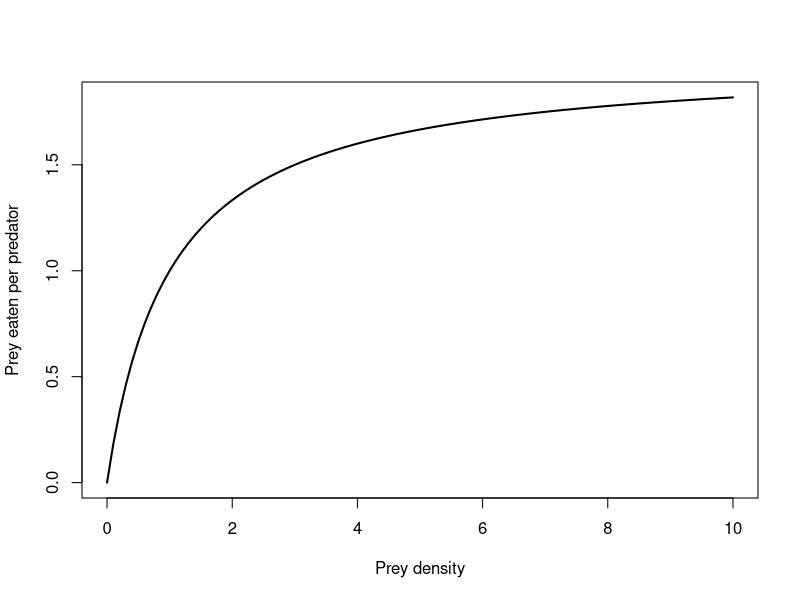
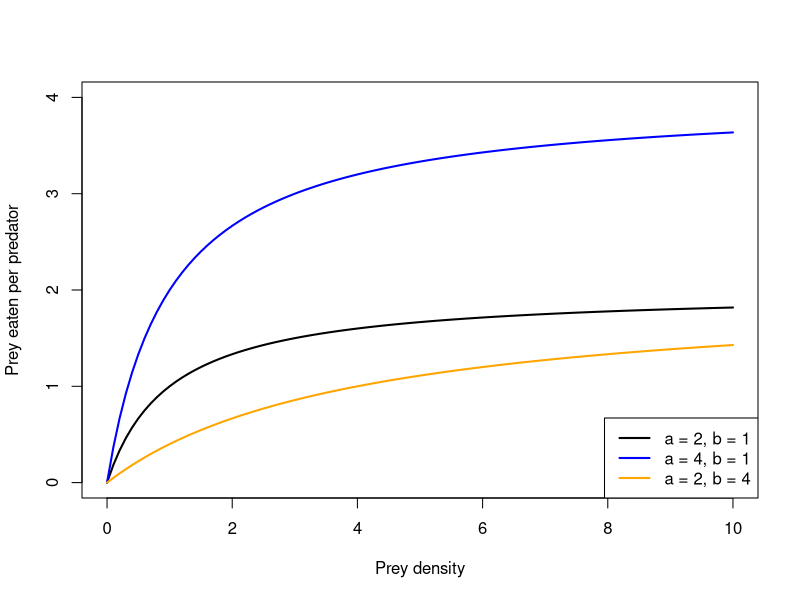
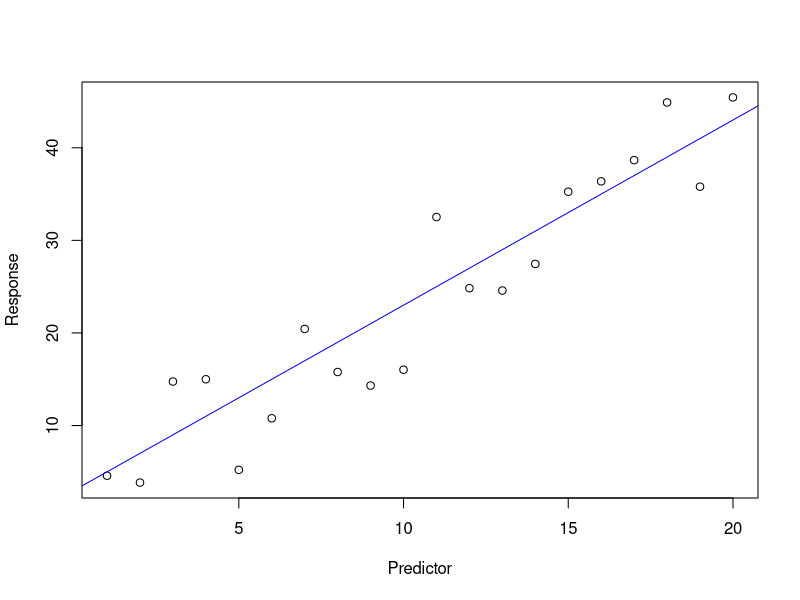
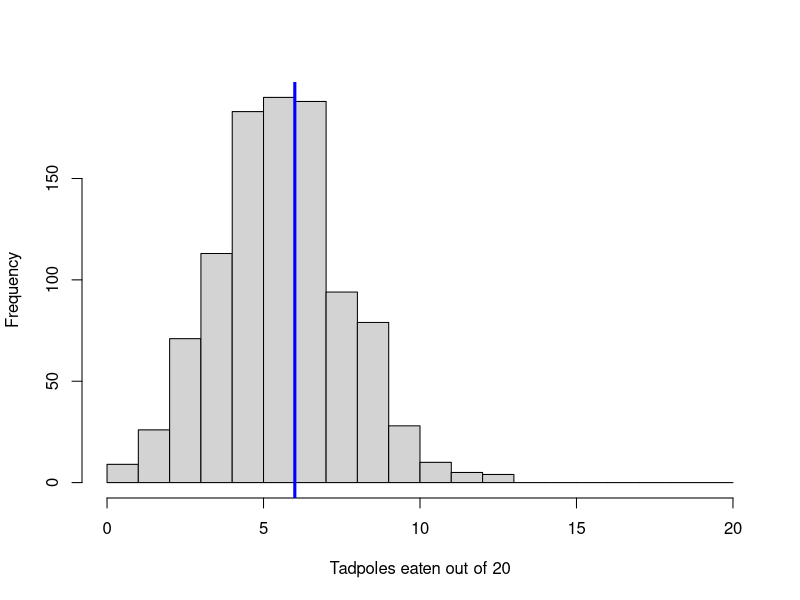
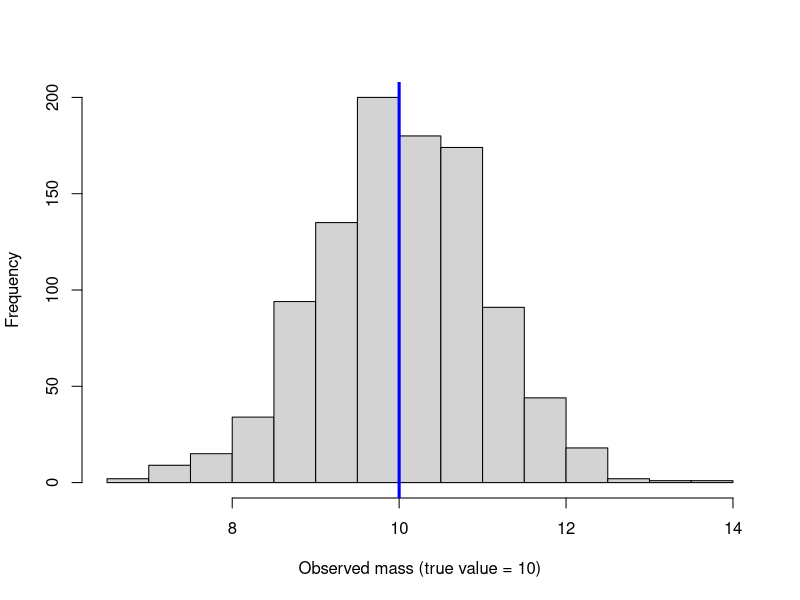
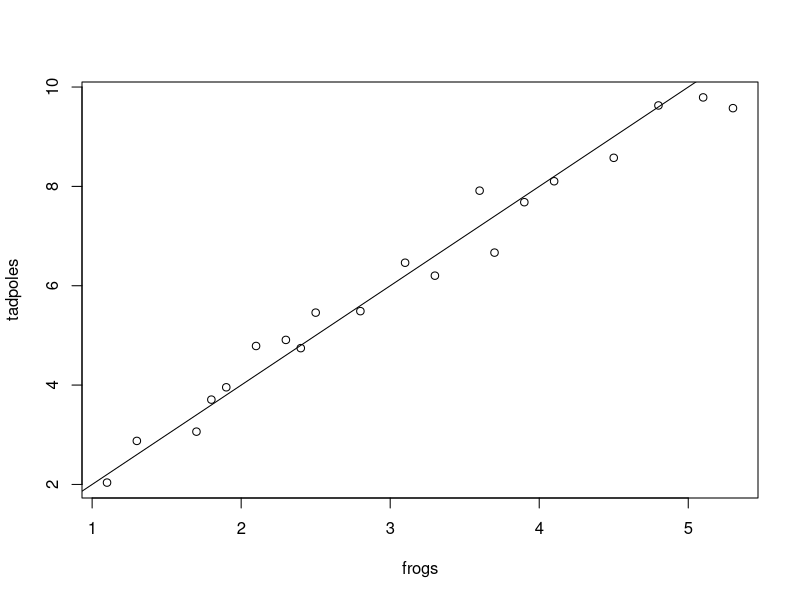
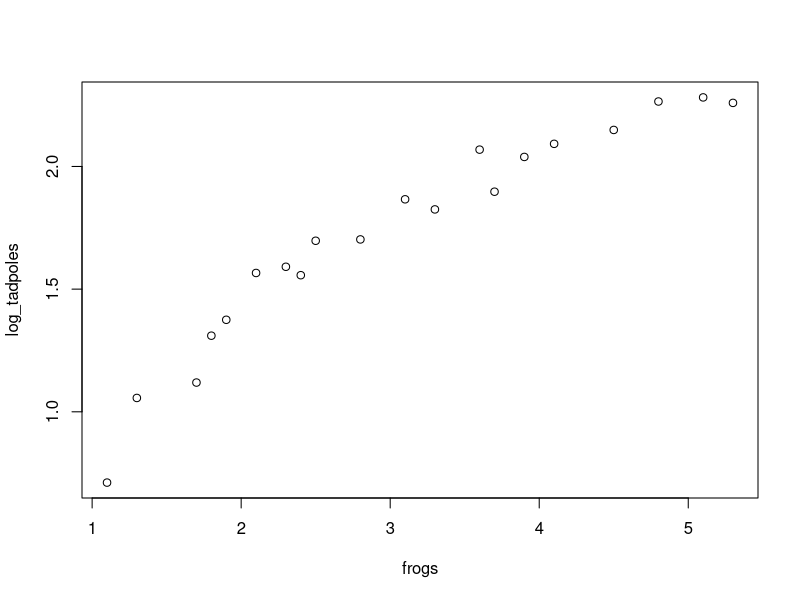
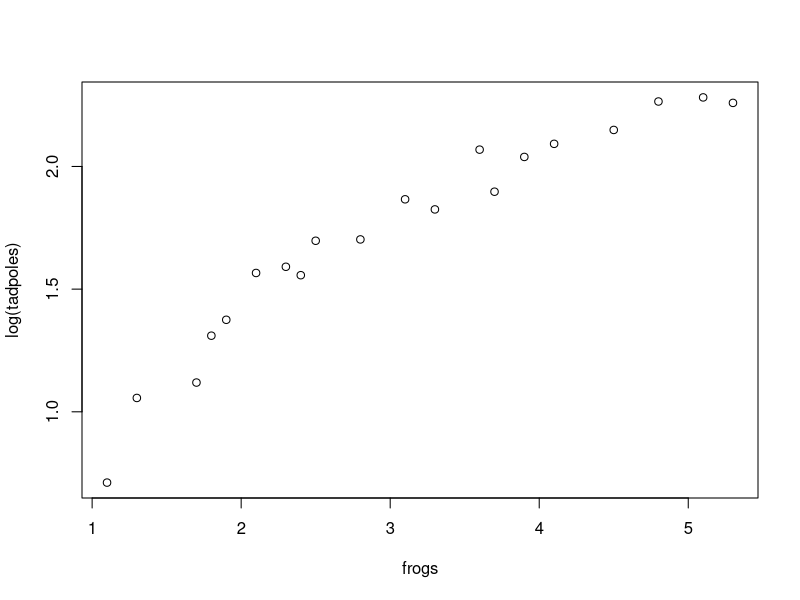

Write R code to recreate these figures, in order.
# Code for chapter 1 examples
#############################

# Covers lectures 2 and 3.
# Chapter 1 is mostly conceptual, so most of this is either
# illustrating an idea from the text or working through the R supplement (1.7).


# begin lecture 2 ---------------------------------------------------------


# A shape you've seen before ----------------------------------------------

  # Section 1.3 uses this curve to make a point about mechanistic vs.
  # phenomenological models.  Let's just look at the shape first.

    curve(2 * x / (1 + x),
          from = 0,
          to = 10,
          lwd = 2,
          xlab = "Prey density",
          ylab = "Prey eaten per predator")

  # Where else in biology have you seen a curve that starts at zero,
  # rises steeply, and then levels off?


# Same curve, two justifications ------------------------------------------

  # The equation is f(x) = ax / (b + x)
  # Written as a function so we can change a and b:

    holling2 <- function(x, a, b){

      a * x / (b + x)

    }

  # a is roughly the attack rate, b is related to handling time.
  # Try changing them and see what each one does to the shape.

    curve(holling2(x, a = 2, b = 1), from = 0, to = 10,
          lwd = 2, ylim = c(0, 4),
          xlab = "Prey density", ylab = "Prey eaten per predator")

    curve(holling2(x, a = 4, b = 1), from = 0, to = 10,
          lwd = 2, col = "blue", add = TRUE)

    curve(holling2(x, a = 2, b = 4), from = 0, to = 10,
          lwd = 2, col = "orange", add = TRUE)

    legend("bottomright",
           legend = c("a = 2, b = 1", "a = 4, b = 1", "a = 2, b = 4"),
           col = c("black", "blue", "orange"),
           lwd = 2)

  # Which parameter sets the height of the asymptote?
  # Which one sets how fast we get there?

  # Note that nothing above tells you WHY you picked this curve.
  # That choice is what makes it mechanistic or phenomenological.
  # We'll come back to curves like this in chapter 3, and we'll fit
  # this one to real tadpole predation data in chapter 7.


# The same shape, for a completely different reason ------------------------

  # A straight line makes the same point with less machinery:

    x_vec <- 1:20
    y_vec <- 3 + 2 * x_vec + rnorm(n = 20, mean = 0, sd = 4)

    plot(x = x_vec, y = y_vec,
         xlab = "Predictor", ylab = "Response")

    abline(a = 3, b = 2, col = "blue")

  # Phenomenological: the scatterplot looked straight.
  # Mechanistic: you expect a constant per-unit rate of change.
  # Same line either way.


# Three kinds of variability ----------------------------------------------

  # Section 1.3.2 splits randomness into measurement error,
  # demographic stochasticity, and environmental stochasticity.

  # Demographic stochasticity: identical units, different outcomes.
  # Twenty tadpoles, each with a 30% chance of being eaten.
  # Run this line several times -- the answer changes every time.

    rbinom(n = 1, size = 20, prob = 0.3)

  # Do it 1000 times to see the spread:

    eaten <- rbinom(n = 1000, size = 20, prob = 0.3)

    hist(eaten,
         breaks = 0:20,
         main = "",
         xlab = "Tadpoles eaten out of 20")

    abline(v = 20 * 0.3, col = "blue", lwd = 3)

  # Nothing about the tadpoles or the predator changed between runs.
  # The variation is in the process itself.

  # Measurement error: the truth is fixed, our observation of it isn't.

    true_mass <- 10

    observed_mass <- true_mass + rnorm(n = 1000, mean = 0, sd = 1)

    hist(observed_mass,
         main = "",
         xlab = "Observed mass (true value = 10)")

    abline(v = true_mass, col = "blue", lwd = 3)

  # Both histograms have spread, but they mean different things.
  # If we mis-measure a population it is still there next year.
  # If a predator eats it, it isn't.


# begin lecture 3 ---------------------------------------------------------


# R supplement (1.7): the basics ------------------------------------------

  # Bolker's chapter 1 supplement is about getting R working.
  # We installed everything last time, so here's the sample session.

  # R as a calculator

    2 * 8

    sqrt(25)

  # Assignment.  The book uses "=", but "<-" is the more common style
  # and is what we'll use in this course.

    x <- sqrt(36)

    x

  # Note that R doesn't print anything when you assign.
  # Typing the object's name is what prints it.


# Getting help ------------------------------------------------------------

    ?sqrt              # help page for a specific function

    example(sqrt)      # run the examples from that help page

    help.search("correlation")   # search for a topic

    # help.start()     # opens the full help system in a browser


# Installing packages -----------------------------------------------------

  # We'll need these later in the course.  Only run once.

    # install.packages(c("emdbook", "bbmle", "tidyverse"))

  # Once installed, load them with library() each session:

    # library(emdbook)


# Sample session: frogs and tadpoles --------------------------------------

  # Seed the random number generator so we all get the same answers.

    set.seed(101)

  # Adult frog density in 20 populations, entered by hand with c()

    frogs <- c(1.1, 1.3, 1.7, 1.8, 1.9, 2.1, 2.3, 2.4,
               2.5, 2.8, 3.1, 3.3, 3.6, 3.7, 3.9, 4.1,
               4.5, 4.8, 5.1, 5.3)

  # Tadpole density: on average twice the frog density, plus noise

    tadpoles <- rnorm(n = 20, mean = 2 * frogs, sd = 0.5)

    tadpoles

  # You can leave the argument names out -- rnorm(20, 2*frogs, 0.5) works --
  # but naming them is clearer and safer.

  # Plot tadpoles against frogs, and add the line we know is underneath

    plot(x = frogs, y = tadpoles)

    abline(a = 0, b = 2)

  # Which parts of the scatter are "real" and which are the rnorm() we added?


# Transforming and summarizing --------------------------------------------

  # Log the response

    log_tadpoles <- log(tadpoles)

    plot(x = frogs, y = log_tadpoles)

  # Three ways to get a similar plot:

    plot(frogs, log(tadpoles))

    plot(frogs, tadpoles, log = "y")   # adjusts the axis, not the values

  # Summary statistics

    mean(tadpoles)

    sd(tadpoles)

    summary(tadpoles)

  # Correlation, and a test of it

    cor(frogs, tadpoles)

    cor.test(frogs, tadpoles)

  # Compare this with the Sandin & Pacala example from lecture 2.
  # cor.test() tells you whether there's an association.
  # It doesn't tell you the slope, the units, or the mechanism.
